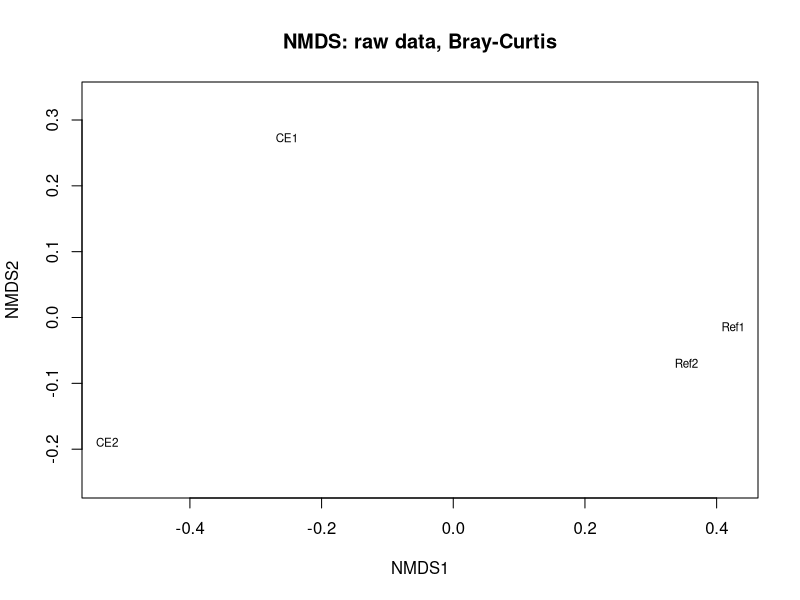
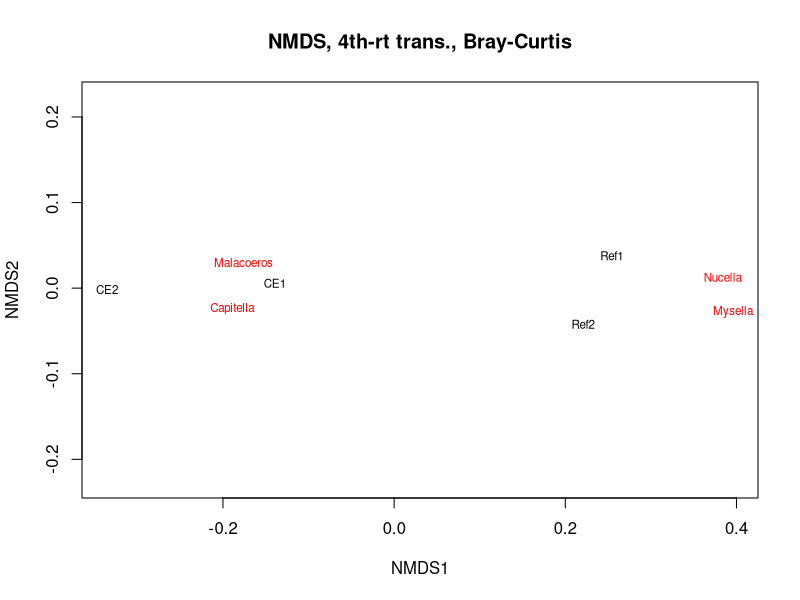
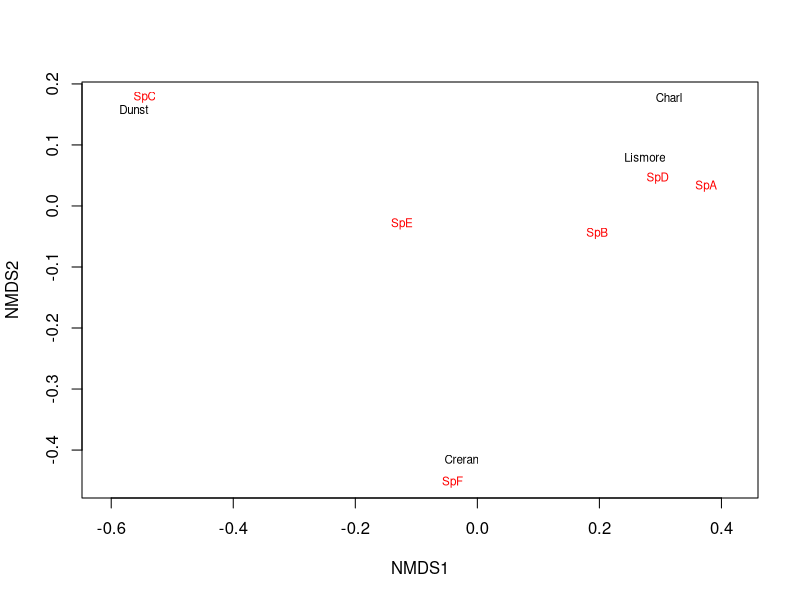
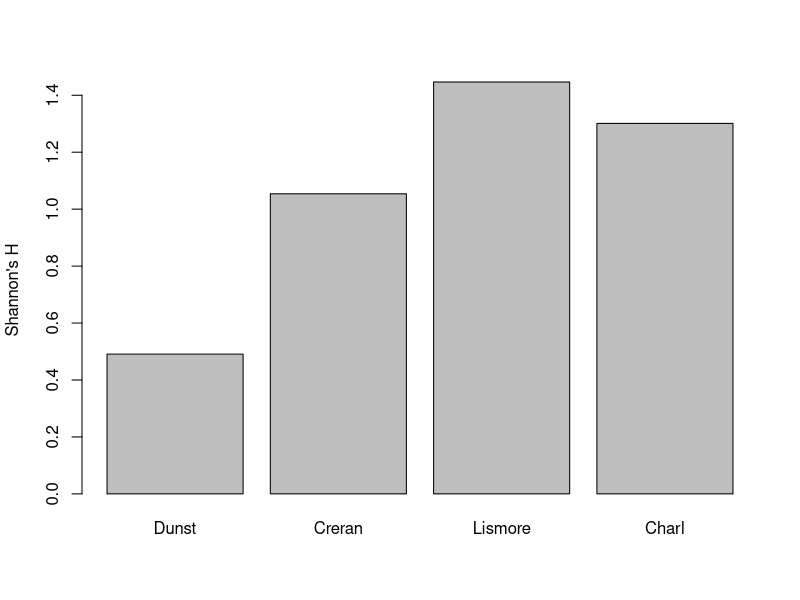
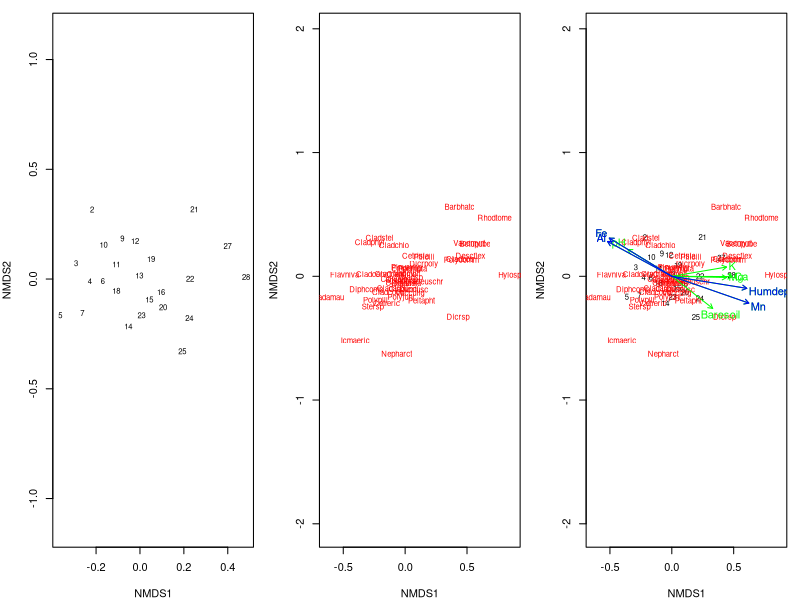
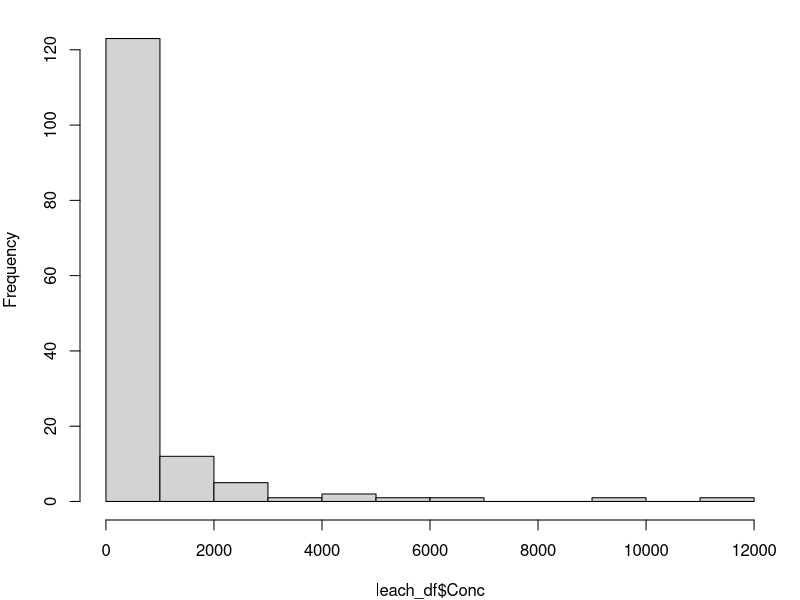
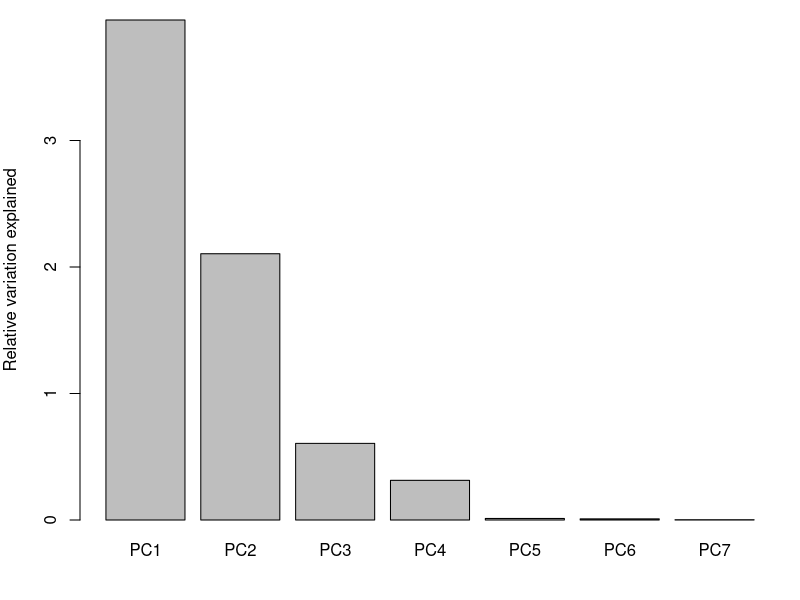
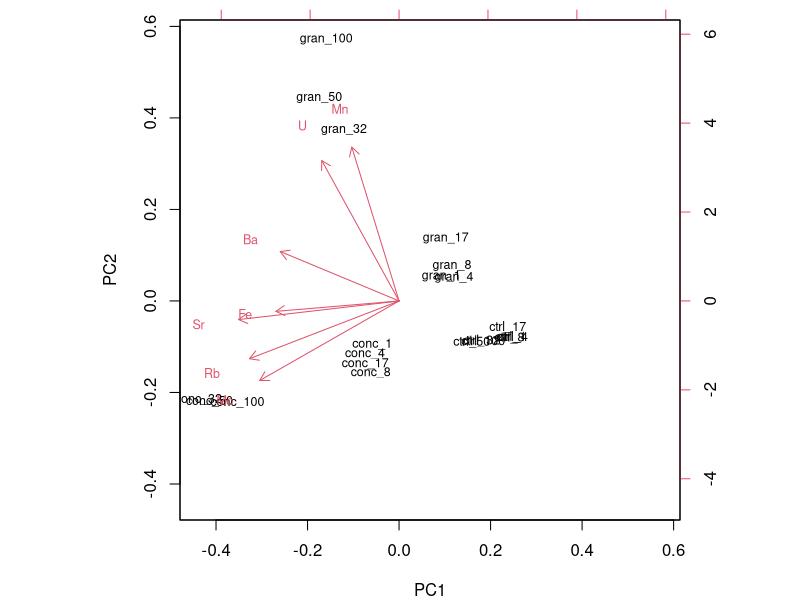

Write R code to recreate these figures, in order.
## ---- chunk 1
#| message: false
#| warning: false

library(tidyverse)
library(readxl)
library(vegan)
## ---- chunk 2
#| message: false
#| warning: false

# these toy data duplicate those in the multivariate lecture.
worm_df <- data.frame(
  row.names = c("CE1", "CE2", "Ref1", "Ref2"),
  Capitella = c(1000, 1500, 10, 50),
  Malacoeros = c(500, 2000, 50, 25),
  Mysella = c(1, 0, 25, 30),
  Nucella = c(1, 0, 20, 15)
)
worm_df
# alt-log transformation: ifelse(x==0, 0, log(x))
worm_df_log <- decostand(worm_df, method = "log", logbase = 10)
worm_df_4rt <- worm_df^0.25
## ---- chunk 3
vegdist(worm_df, method = "bray")
vegdist(worm_df_4rt, method = "bray")
vegdist(worm_df_log, method = "altGower")
## ---- chunk 4
#| label: fig-worm_1
#| fig-cap: "Simple pattern in example worm data."
#| fig-width: 4
#| fig-height: 4

ord_raw <- metaMDS(worm_df, distance = "bray", k = 2,
                   autotransform = FALSE, trace = FALSE)
ordiplot(ord_raw, choices = c(1, 2), display = "sites", 
         type = "text", main = "NMDS: raw data, Bray-Curtis")
## ---- chunk 5
ord_4rt <- metaMDS(worm_df_4rt, distance = "bray", k = 2, 
                   autotransform = FALSE, trace = FALSE)
## ---- chunk 6
#| label: fig-worm_2
#| fig-cap: "Species superimposed onto ordination, indicating species-site associations."
#| fig-width: 4
#| fig-height: 4

# you can also plot the 'species' on the ordination,
ordiplot(ord_4rt, choices = c(1, 2), display = c("sites", "species"), 
         type = "text", main = "NMDS, 4th-rt trans., Bray-Curtis")
## ---- chunk 7
#| label: fig-comm_ord
#| fig-cap: "Ordination for a simulated dataset showing sites and species."
#| fig-width: 4
#| fig-height: 4

comm_df <- data.frame(
  row.names = c("Dunst", "Creran", "Lismore", "Charl"),
  SpA = c(1, 20, 30, 40),
  SpB = c(11, 22, 50, 1),
  SpC = c(500, 40, 30, 20),
  SpD = c(10, 25, 35, 50),
  SpE = c(4, 3, 2, 1),
  SpF = c(40, 250, 1, 9)
)
comm_df
ord_comm <- metaMDS(comm_df, distance = "bray", k = 2, 
                    autotransform = FALSE, trace = FALSE)
ordiplot(ord_comm, choices = c(1, 2), 
         display = c("sites", "species"), type = "text")
## ---- chunk 8
#| label: fig-H_examp
#| fig-cap: "Shannon diversity"

shannon_H <- diversity(comm_df, "shannon", base = exp(1)) 
richness <- specnumber(comm_df) 
barplot(shannon_H, main = NULL, ylab = "Shannon's H")
## ---- chunk 9
#| label: fig-vare_ord_sites
#| fig-cap: "vare- data, sites only."

data(varespec) # ?varespec -- percent cover of 44 spp in lichen pastures 
data(varechem) # ?varechem -- associated soil characteristics
ord_vare <- metaMDS(varespec^0.25, distance = "bray", 
                   trace = FALSE, autotransform = FALSE)
## ---- chunk 10
#| label: fig-vare_ord
#| fig-cap: "vare- data from vegan showing sites only, species only, and both plus environmental overlays."
#| fig-width: 8
#| fig-height: 2.75

par(mfrow=c(1,3), mar=c(4,4,1,1)) 
ordiplot(ord_vare, choices = c(1, 2), display = "sites", type = "text")
ordiplot(ord_vare, choices = c(1, 2), display = "species", type = "text")
ordiplot(ord_vare, choices = c(1, 2), display = c("sites", "species"),
  type = "text")
# You can superimpose environmental variables onto NMDS-ordinations.
ef <- envfit(ord_vare, varechem) #
plot(ef, p.max = 0.1, col = "green") # overlay environmental variables
plot(ef, p.max = 0.01, col = "blue") # subset based on p
## ---- chunk 11
#| message: false
#| warning: false

leach_df <- read_excel("data/practical_5.xlsx", sheet = "Leaching") |>
  mutate(Treat_abbr = factor(Treat, # abbreviate for cleaner plotting
                             levels = c("concrete", "control", "granite"),
                             labels = c("conc", "ctrl", "gran")),
         Treat_day = paste(Treat_abbr, Day, sep="_"), # treat + days in exprmnt
         Conc = signif(Conc)) |>
  select(Treat_day, Element, Conc) # remove columns that aren't of use,
#summary(leach_df)

# not dominated by zeros; try other values (e.g. <10)
table(leach_df$Conc == 0) 
mean(leach_df$Conc == 0) # recall that R treats T/F as 1/0 
## ---- chunk 12
#| label: fig-leach_hist
#| fig-cap: "Histogram of leaching data (raw) illustrating the wide range of values and skew."

par(mfrow=c(1,1))
hist(leach_df$Conc, main = NULL) 
## ---- chunk 13
leach_df_wide <- leach_df |>
  pivot_wider(names_from="Element", values_from="Conc")
## ---- chunk 14
#| label: fig-leach_scree
#| fig-cap: "Scree plot showing the variance explained by each principal component."

PCA_leach <- prcomp(leach_df_wide[, -1], center = TRUE, scale = TRUE) 
screeplot(PCA_leach, main = NULL, ylab = "Relative variation explained")
## ---- chunk 15
#| label: fig-leach_biplot1
#| fig-cap: "PCA of the complete dataset, illustrating the common challenge of overplotting."
#| fig-width: 5
#| fig-height: 5

biplot(PCA_leach, xlabs = leach_df_wide$Treat_day, cex = 0.75)
## ---- chunk 16
#| label: fig-leach_biplot1_gg
#| fig-cap: "PCA of the complete dataset using ggplot2."
#| fig-width: 4
#| fig-height: 3.5

PCA_leach$x |>
  as_tibble() |>
  mutate(Treat_day = leach_df_wide$Treat_day) |>
  ggplot(aes(PC1, PC2, colour = PC3, label = Treat_day)) + 
  geom_label(size = 3, fill = NA) +
  scale_colour_gradient2(mid = "cornsilk2") +
  theme_bw()
## ---- chunk 17
#| label: fig-leach_biplot2
#| fig-cap: "PCA of the concrete and granite, illustrating temporal and treatment differences."
#| fig-width: 5
#| fig-height: 5

#?grepl
#cbind(leach_df_wide$Treat_day, grepl("conc|gran", leach_df_wide$Treat_day))
leach_df_trts <- leach_df_wide |>
  filter(grepl("conc|gran", Treat_day))
PCA_trts <- prcomp(leach_df_trts[, -1], scale = TRUE, center = TRUE)
biplot(PCA_trts, xlabs = leach_df_trts$Treat_day)
## ---- chunk 18
PCA_leach_summary <- summary(PCA_leach) 
#PCA_leach_summary
#str(PCA_leach_summary)
PCA_leach_summary$importance[, 1:4] # extract only PC1-4
## ---- chunk 19
# ?prcomp
# str(PCA_leach)
signif(PCA_leach$rotation[, 1:5], 3) # factor loadings for PC1-5
